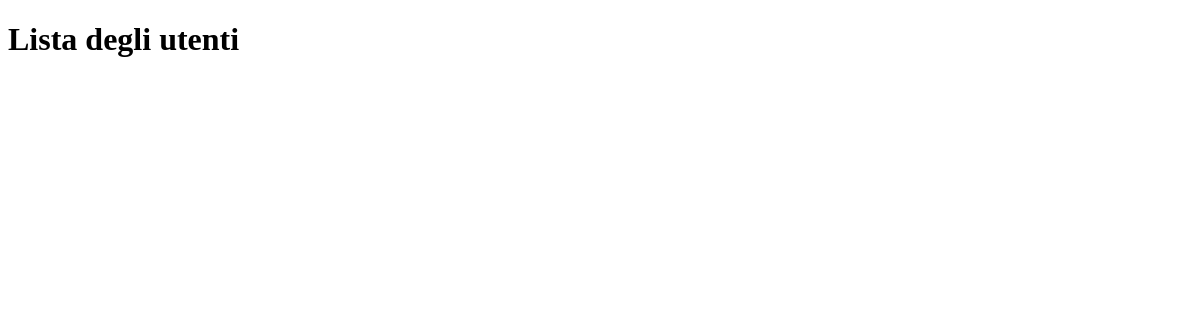
/accounts/utenti/, run on an earlier commit of the app's database.
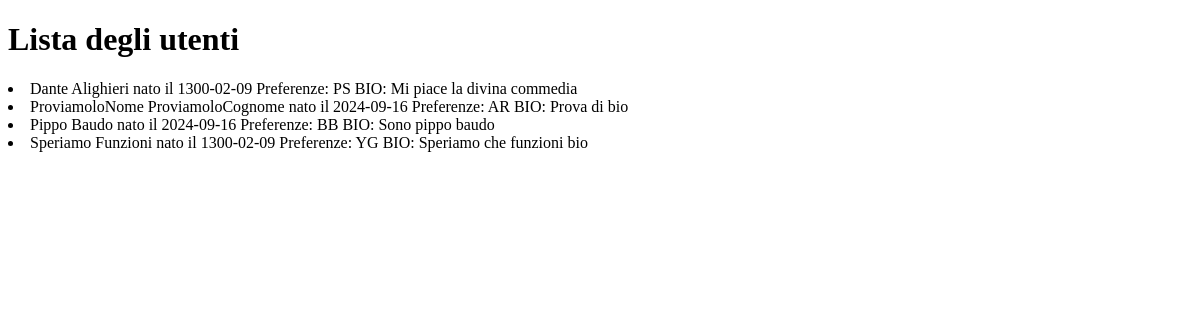
And on a later commit of the database.
### accounts/models.py (models this page shows)
class RegistratoUtente(models.Model):
    user = models.OneToOneField(User, on_delete=models.CASCADE)
    nome = models.CharField(max_length=100)
    cognome = models.CharField(max_length=100)
    data_nascita = models.DateField()
    bio = models.TextField(max_length=500)
    SCELTA_PREFERENZE = [
        ("BB", "BodyBuilding"),
        ("PL", "PowerLifting"),
        ("CL", "Calisthenics"),
        ("ST", "StrongMen"),
        ("YG", "Yoga"),
        ("PS", "Pilates"),
        ("AR", "Aerobico")
    ]
    preferenze = models.CharField(max_length=2, choices=SCELTA_PREFERENZE)
    def __str__(self):
        return self.nome + " " + self.cognome + " nato il " + str(
            self.data_nascita) + "\nPreferenze: " + self.preferenze + "\nBIO: " + self.bio
    class Meta:
        verbose_name_plural = "UtentiRegistrati"

### accounts/views.py (the view)
# urls.py: path('utenti/', ListaUtentiView.as_view(), name='lista_utenti'),
class ListaUtentiView(ListView):
    model = RegistratoUtente
    template_name = "accounts/listautenti.html"

### accounts/templates/accounts/listautenti.html (shortened to what this page needs)
{% extends 'accounts/base.html' %}
{% block content %}
    {% block header1 %}
  <h1>Lista degli utenti</h1>
{% endblock %}
    {% for p in object_list %}
        <li>
            {{ p }}
        </li>
    {% endfor %}
{% endblock %}

What changed in the data, as far as the page shows it:
added RegistratoUtente: nome+cognome+data_nascita "Dante Alighieri nato il 1300-02-09 Preferenze: PS BIO: Mi piace la divina commedia"
added RegistratoUtente: nome+cognome+data_nascita "ProviamoloNome ProviamoloCognome nato il 2024-09-16 Preferenze: AR BIO: Prova di bio"
added RegistratoUtente: nome+cognome+data_nascita "Pippo Baudo nato il 2024-09-16 Preferenze: BB BIO: Sono pippo baudo"
added RegistratoUtente: nome+cognome+data_nascita "Speriamo Funzioni nato il 1300-02-09 Preferenze: YG BIO: Speriamo che funzioni bio"
